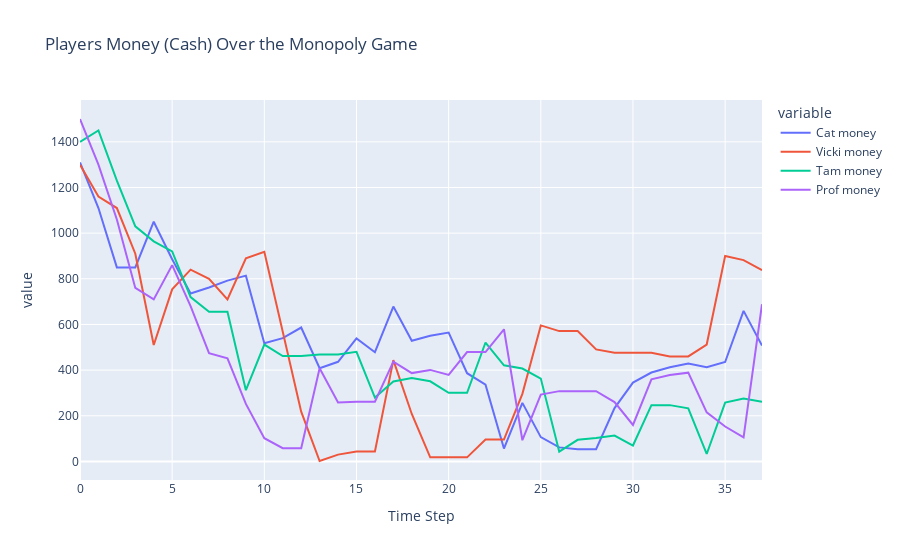

Source (notebook cell):
### Code cell
df = pd.DataFrame({'Time Step': range(len(money[0])), 'Cat money': money[0], 'Vicki money': money[1], 
                   'Tam money': money[2], 'Prof money': money[3]})
fig = px.line(df, x='Time Step', y=['Cat money', 'Vicki money', 'Tam money', 'Prof money'], title='Players Money (Cash) Over the Monopoly Game')
fig.show()

### Figure 1 — Plotly figure (JSON) as saved in the notebook; plotly's stock layout.template omitted (floating-point values rounded to 4 significant figures)
{"data": [{"hovertemplate": "variable=Cat money<br>Time Step=%{x}<br>value=%{y}<extra></extra>", "legendgroup": "Cat money", "line": {"color": "#636efa", "dash": "solid"}, "marker": {"symbol": "circle"}, "mode": "lines", "name": "Cat money", "orientation": "v", "showlegend": true, "type": "scatter", "x": [0, 1, 2, 3, 4, 5, 6, 7, 8, 9, 10, 11, 12, 13, 14, 15, 16, 17, 18, 19, 20, 21, 22, 23, 24, 25, 26, 27, 28, 29, 30, 31, 32, 33, 34, 35, 36, 37], "xaxis": "x", "y": [1310, 1110, 850, 850, 1050, 886, 736, 762, 792, 814, 518, 540, 586.6, 408.6, 436.6, 538.6, 478.6, 678.6, 528.6, 550.6, 564.6, 386.6, 336.6, 56.6, 256.6, 106.6, 61.6, 53.6, 53.6, 233.6, 345.6, 389.6, 412.6, 428.6, 412.6, 435.6, 659.6, 507.6], "yaxis": "y"}, {"hovertemplate": "variable=Vicki money<br>Time Step=%{x}<br>value=%{y}<extra></extra>", "legendgroup": "Vicki money", "line": {"color": "#EF553B", "dash": "solid"}, "marker": {"symbol": "circle"}, "mode": "lines", "name": "Vicki money", "orientation": "v", "showlegend": true, "type": "scatter", "x": [0, 1, 2, 3, 4, 5, 6, 7, 8, 9, 10, 11, 12, 13, 14, 15, 16, 17, 18, 19, 20, 21, 22, 23, 24, 25, 26, 27, 28, 29, 30, 31, 32, 33, 34, 35, 36, 37], "xaxis": "x", "y": [1300, 1160, 1110, 910, 510, 754, 840, 800, 710, 890, 918, 568, 218, 2, 30, 44, 44, 444, 208, 18, 18, 18, 96, 96, 296, 596, 571, 571, 491, 476, 476, 476, 460, 460, 512, 900, 882, 838], "yaxis": "y"}, {"hovertemplate": "variable=Tam money<br>Time Step=%{x}<br>value=%{y}<extra></extra>", "legendgroup": "Tam money", "line": {"color": "#00cc96", "dash": "solid"}, "marker": {"symbol": "circle"}, "mode": "lines", "name": "Tam money", "orientation": "v", "showlegend": true, "type": "scatter", "x": [0, 1, 2, 3, 4, 5, 6, 7, 8, 9, 10, 11, 12, 13, 14, 15, 16, 17, 18, 19, 20, 21, 22, 23, 24, 25, 26, 27, 28, 29, 30, 31, 32, 33, 34, 35, 36, 37], "xaxis": "x", "y": [1400, 1450, 1230, 1030, 964, 920, 720, 656, 656, 312, 512, 462, 462, 468, 468, 480, 280, 350, 365, 351, 301, 301, 521, 421, 407, 363, 43, 94.7, 102.7, 113.7, 69.7, 246.7, 246.7, 232.7, 32.7, 257.7, 275.7, 261.7], "yaxis": "y"}, {"hovertemplate": "variable=Prof money<br>Time Step=%{x}<br>value=%{y}<extra></extra>", "legendgroup": "Prof money", "line": {"color": "#ab63fa", "dash": "solid"}, "marker": {"symbol": "circle"}, "mode": "lines", "name": "Prof money", "orientation": "v", "showlegend": true, "type": "scatter", "x": [0, 1, 2, 3, 4, 5, 6, 7, 8, 9, 10, 11, 12, 13, 14, 15, 16, 17, 18, 19, 20, 21, 22, 23, 24, 25, 26, 27, 28, 29, 30, 31, 32, 33, 34, 35, 36, 37], "xaxis": "x", "y": [1500, 1300, 1060, 760, 710, 860, 680, 474, 452, 252, 102, 58, 58, 408, 258, 262, 262, 437, 387, 401, 379, 479, 479, 579, 93, 293, 308, 308, 308, 260, 160, 360, 379, 389, 215, 153, 105, 689], "yaxis": "y"}], "layout": {"legend": {"title": {"text": "variable"}, "tracegroupgap": 0}, "title": {"text": "Players Money (Cash) Over the Monopoly Game"}, "xaxis": {"anchor": "y", "domain": [0, 1], "title": {"text": "Time Step"}}, "yaxis": {"anchor": "x", "domain": [0, 1], "title": {"text": "value"}}}}
